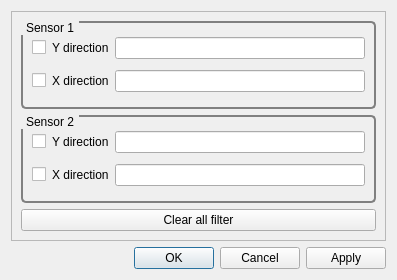
<?xml version="1.0" encoding="UTF-8"?>
<ui version="4.0">
 <class>MedianFilterDialog</class>
 <widget class="QDialog" name="MedianFilterDialog">
  <property name="geometry">
   <rect>
    <x>0</x>
    <y>0</y>
    <width>397</width>
    <height>280</height>
   </rect>
  </property>
  <property name="windowTitle">
   <string>Median filter settings</string>
  </property>
  <property name="windowIcon">
   <iconset resource="../resources/res.qrc">
    <normaloff>:/logo.jpg</normaloff>:/logo.jpg</iconset>
  </property>
  <layout class="QVBoxLayout" name="verticalLayout">
   <item>
    <widget class="QFrame" name="frame">
     <property name="frameShape">
      <enum>QFrame::StyledPanel</enum>
     </property>
     <property name="frameShadow">
      <enum>QFrame::Raised</enum>
     </property>
     <layout class="QVBoxLayout" name="verticalLayout_2">
      <item>
       <widget class="QGroupBox" name="groupBox">
        <property name="autoFillBackground">
         <bool>false</bool>
        </property>
        <property name="styleSheet">
         <string notr="true">QGroupBox {
     border: 2px solid gray;
     border-radius: 5px;
     margin-top: 1ex;
}

QGroupBox::title {
     subcontrol-origin: margin;
     subcontrol-position: top left;
     padding: 0 3px;
 }</string>
        </property>
        <property name="title">
         <string>Sensor 1</string>
        </property>
        <property name="flat">
         <bool>false</bool>
        </property>
        <property name="checkable">
         <bool>false</bool>
        </property>
        <layout class="QGridLayout" name="gridLayout">
         <item row="1" column="0">
          <widget class="QCheckBox" name="s1YBox">
           <property name="text">
            <string/>
           </property>
          </widget>
         </item>
         <item row="2" column="2">
          <widget class="QLabel" name="label_3">
           <property name="text">
            <string>X direction</string>
           </property>
          </widget>
         </item>
         <item row="1" column="2">
          <widget class="QLabel" name="label_2">
           <property name="text">
            <string>Y direction</string>
           </property>
          </widget>
         </item>
         <item row="1" column="3">
          <widget class="QLineEdit" name="s1YEdit"/>
         </item>
         <item row="2" column="3">
          <widget class="QLineEdit" name="s1XEdit"/>
         </item>
         <item row="2" column="0">
          <widget class="QCheckBox" name="s1XBox">
           <property name="text">
            <string/>
           </property>
          </widget>
         </item>
        </layout>
       </widget>
      </item>
      <item>
       <widget class="QGroupBox" name="groupBox_2">
        <property name="styleSheet">
         <string notr="true">QGroupBox {
     border: 2px solid gray;
     border-radius: 5px;
     margin-top: 1ex;
}

QGroupBox::title {
     subcontrol-origin: margin;
     subcontrol-position: top left;
     padding: 0 3px;
 }</string>
        </property>
        <property name="title">
         <string>Sensor 2</string>
        </property>
        <layout class="QGridLayout" name="gridLayout_2">
         <item row="2" column="2">
          <widget class="QLineEdit" name="s2XEdit"/>
         </item>
         <item row="1" column="1">
          <widget class="QLabel" name="label">
           <property name="text">
            <string>Y direction</string>
           </property>
          </widget>
         </item>
         <item row="1" column="2">
          <widget class="QLineEdit" name="s2YEdit"/>
         </item>
         <item row="2" column="1">
          <widget class="QLabel" name="label_4">
           <property name="text">
            <string>X direction</string>
           </property>
          </widget>
         </item>
         <item row="1" column="0">
          <widget class="QCheckBox" name="s2YBox">
           <property name="text">
            <string/>
           </property>
          </widget>
         </item>
         <item row="2" column="0">
          <widget class="QCheckBox" name="s2XBox">
           <property name="text">
            <string/>
           </property>
          </widget>
         </item>
        </layout>
       </widget>
      </item>
      <item>
       <widget class="QPushButton" name="clearBtn">
        <property name="text">
         <string>Clear all filter</string>
        </property>
       </widget>
      </item>
     </layout>
    </widget>
   </item>
   <item>
    <widget class="QDialogButtonBox" name="buttonBox">
     <property name="orientation">
      <enum>Qt::Horizontal</enum>
     </property>
     <property name="standardButtons">
      <set>QDialogButtonBox::Apply|QDialogButtonBox::Cancel|QDialogButtonBox::Ok</set>
     </property>
    </widget>
   </item>
  </layout>
 </widget>
 <resources>
  <include location="../resources/res.qrc"/>
 </resources>
 <connections>
  <connection>
   <sender>buttonBox</sender>
   <signal>accepted()</signal>
   <receiver>MedianFilterDialog</receiver>
   <slot>accept()</slot>
   <hints>
    <hint type="sourcelabel">
     <x>248</x>
     <y>254</y>
    </hint>
    <hint type="destinationlabel">
     <x>157</x>
     <y>274</y>
    </hint>
   </hints>
  </connection>
  <connection>
   <sender>buttonBox</sender>
   <signal>rejected()</signal>
   <receiver>MedianFilterDialog</receiver>
   <slot>reject()</slot>
   <hints>
    <hint type="sourcelabel">
     <x>316</x>
     <y>260</y>
    </hint>
    <hint type="destinationlabel">
     <x>286</x>
     <y>274</y>
    </hint>
   </hints>
  </connection>
 </connections>
</ui>
